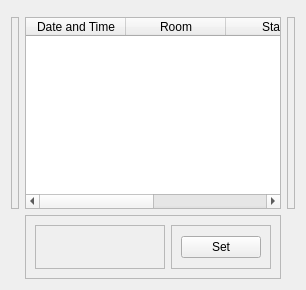
         <widget class="QWidget" name="roomreservation_page">
          <layout class="QGridLayout" name="gridLayout">
           <item row="0" column="1">
            <widget class="QFrame" name="frame_24">
             <property name="frameShape">
              <enum>QFrame::StyledPanel</enum>
             </property>
             <property name="frameShadow">
              <enum>QFrame::Raised</enum>
             </property>
            </widget>
           </item>
           <item row="1" column="0">
            <widget class="QFrame" name="frame_22">
             <property name="minimumSize">
              <size>
               <width>8</width>
               <height>0</height>
              </size>
             </property>
             <property name="frameShape">
              <enum>QFrame::StyledPanel</enum>
             </property>
             <property name="frameShadow">
              <enum>QFrame::Raised</enum>
             </property>
            </widget>
           </item>
           <item row="1" column="1">
            <widget class="QTableWidget" name="rsv_table">
             <property name="contextMenuPolicy">
              <enum>Qt::DefaultContextMenu</enum>
             </property>
             <property name="gridStyle">
              <enum>Qt::SolidLine</enum>
             </property>
             <attribute name="horizontalHeaderShowSortIndicator" stdset="0">
              <bool>true</bool>
             </attribute>
             <attribute name="horizontalHeaderStretchLastSection">
              <bool>true</bool>
             </attribute>
             <attribute name="verticalHeaderStretchLastSection">
              <bool>false</bool>
             </attribute>
             <column>
              <property name="text">
               <string>Date and Time</string>
              </property>
             </column>
             <column>
              <property name="text">
               <string>Room</string>
              </property>
             </column>
             <column>
              <property name="text">
               <string>State</string>
              </property>
             </column>
             <column>
              <property name="text">
               <string>Reason</string>
              </property>
             </column>
            </widget>
           </item>
           <item row="1" column="2">
            <widget class="QFrame" name="frame_23">
             <property name="minimumSize">
              <size>
               <width>8</width>
               <height>0</height>
              </size>
             </property>
             <property name="frameShape">
              <enum>QFrame::StyledPanel</enum>
             </property>
             <property name="frameShadow">
              <enum>QFrame::Raised</enum>
             </property>
            </widget>
           </item>
           <item row="2" column="1">
            <widget class="QFrame" name="frame_25">
             <property name="minimumSize">
              <size>
               <width>0</width>
               <height>64</height>
              </size>
             </property>
             <property name="frameShape">
              <enum>QFrame::StyledPanel</enum>
             </property>
             <property name="frameShadow">
              <enum>QFrame::Raised</enum>
             </property>
             <layout class="QHBoxLayout" name="horizontalLayout_20">
              <item>
               <widget class="QFrame" name="frame_27">
                <property name="frameShape">
                 <enum>QFrame::StyledPanel</enum>
                </property>
                <property name="frameShadow">
                 <enum>QFrame::Raised</enum>
                </property>
               </widget>
              </item>
              <item>
               <widget class="QFrame" name="frame_26">
                <property name="sizePolicy">
                 <sizepolicy hsizetype="Fixed" vsizetype="Preferred">
                  <horstretch>0</horstretch>
                  <verstretch>0</verstretch>
                 </sizepolicy>
                </property>
                <property name="frameShape">
                 <enum>QFrame::StyledPanel</enum>
                </property>
                <property name="frameShadow">
                 <enum>QFrame::Raised</enum>
                </property>
                <layout class="QGridLayout" name="gridLayout_2">
                 <item row="0" column="0">
                  <widget class="QPushButton" name="tp_setRsv_btn">
                   <property name="sizePolicy">
                    <sizepolicy hsizetype="Fixed" vsizetype="Fixed">
                     <horstretch>0</horstretch>
                     <verstretch>0</verstretch>
                    </sizepolicy>
                   </property>
                   <property name="text">
                    <string>Set</string>
                   </property>
                   <property name="autoDefault">
                    <bool>false</bool>
                   </property>
                   <property name="default">
                    <bool>false</bool>
                   </property>
                   <property name="flat">
                    <bool>false</bool>
                   </property>
                  </widget>
                 </item>
                </layout>
               </widget>
              </item>
             </layout>
            </widget>
           </item>
          </layout>
         </widget>
